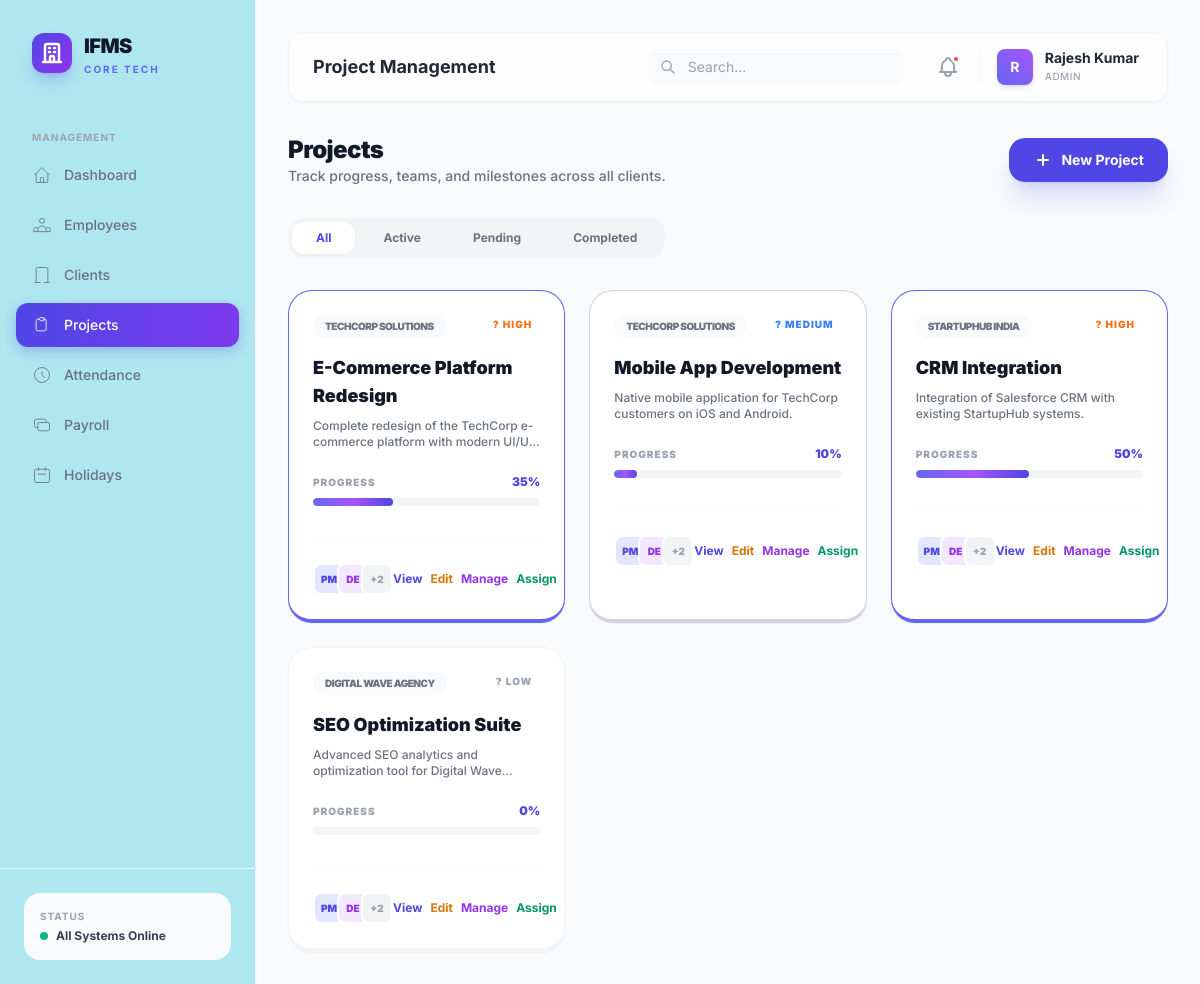
The app's page /admin/projects.php (signed in) with its own data.
### tables this page shows
CREATE TABLE IF NOT EXISTS projects (
    id INT AUTO_INCREMENT PRIMARY KEY,
    title VARCHAR(255) NOT NULL,
    slug VARCHAR(255) NOT NULL UNIQUE,
    description TEXT,
    organization_id INT,
    status ENUM('pending','approved','in_progress','on_hold','completed','cancelled') DEFAULT 'pending',
    priority ENUM('low','medium','high','critical') DEFAULT 'medium',
    start_date DATE,
    end_date DATE,
    estimated_budget DECIMAL(14,2),
    actual_cost DECIMAL(14,2) DEFAULT 0,
    progress_percentage TINYINT DEFAULT 0,
    created_by INT,
    created_at TIMESTAMP DEFAULT CURRENT_TIMESTAMP,
    updated_at TIMESTAMP DEFAULT CURRENT_TIMESTAMP ON UPDATE CURRENT_TIMESTAMP,
    FOREIGN KEY (organization_id) REFERENCES organizations(id),
    FOREIGN KEY (created_by) REFERENCES users(id)
);

CREATE TABLE IF NOT EXISTS organizations (
    id INT AUTO_INCREMENT PRIMARY KEY,
    name VARCHAR(255) NOT NULL,
    slug VARCHAR(255) NOT NULL UNIQUE,
    industry VARCHAR(100),
    website VARCHAR(255),
    email VARCHAR(255),
    phone VARCHAR(20),
    address TEXT,
    city VARCHAR(100),
    state VARCHAR(100),
    country VARCHAR(100) DEFAULT 'India',
    pincode VARCHAR(10),
    gst_number VARCHAR(30),
    logo VARCHAR(500),
    is_active TINYINT(1) DEFAULT 1,
    created_at TIMESTAMP DEFAULT CURRENT_TIMESTAMP,
    updated_at TIMESTAMP DEFAULT CURRENT_TIMESTAMP ON UPDATE CURRENT_TIMESTAMP
);

### admin/projects.php (the view, shortened to what this page needs)
<?php
$db = getDB();
$status = $_GET['status'] ?? 'all';
$query = "SELECT p.*, o.name AS org_name FROM projects p LEFT JOIN organizations o ON p.organization_id = o.id";
$projects = $db->query($query . " ORDER BY p.updated_at DESC")->fetchAll();
include __DIR__ . '/../includes/header.php';
?>
<div class="flex flex-col sm:flex-row sm:items-center justify-between gap-4 mb-8">
    <div>
        <h2 class="text-2xl font-black text-gray-900 tracking-tight">Projects</h2>
        <p class="text-sm text-gray-500 font-medium">Track progress, teams, and milestones across all clients.</p>
    </div>
    <button onclick="openModal('create-project-modal')" class="inline-flex items-center gap-2 px-6 py-3 bg-indigo-600 text-white rounded-2xl font-bold text-sm hover:bg-indigo-700 shadow-xl shadow-indigo-500/20 transition-all active:scale-95">
        <svg class="w-5 h-5" fill="none" stroke="currentColor" viewBox="0 0 24 24"><path stroke-linecap="round" stroke-linejoin="round" stroke-width="2.5" d="M12 6v6m0 0v6m0-6h6m-6 0H6"/></svg>
        New Project
    </button>
</div>
<div class="flex items-center gap-1 p-1 bg-gray-100 rounded-2xl w-fit mb-8">
    <a href="?status=all" class="px-6 py-2 rounded-xl text-xs font-bold transition-all <?= $status === 'all' ? 'bg-white text-indigo-600 shadow-sm' : 'text-gray-500 hover:text-gray-700' ?>">All</a>
    <a href="?status=in_progress" class="px-6 py-2 rounded-xl text-xs font-bold transition-all <?= $status === 'in_progress' ? 'bg-white text-indigo-600 shadow-sm' : 'text-gray-500 hover:text-gray-700' ?>">Active</a>
    <a href="?status=pending" class="px-6 py-2 rounded-xl text-xs font-bold transition-all <?= $status === 'pending' ? 'bg-white text-indigo-600 shadow-sm' : 'text-gray-500 hover:text-gray-700' ?>">Pending</a>
    <a href="?status=completed" class="px-6 py-2 rounded-xl text-xs font-bold transition-all <?= $status === 'completed' ? 'bg-white text-indigo-600 shadow-sm' : 'text-gray-500 hover:text-gray-700' ?>">Completed</a>
</div>
<div class="grid grid-cols-1 md:grid-cols-2 lg:grid-cols-3 gap-6">
    <?php foreach ($projects as $proj): ?>
    <div class="bg-white rounded-3xl border border-gray-100 shadow-sm p-6 hover:shadow-xl transition-all group border-b-4 <?php
        echo match($proj['status']) {
            'in_progress' => 'border-indigo-500',
            'completed' => 'border-emerald-500',
            'pending' => 'border-amber-500',
            default => 'border-gray-300'
        };
    ?>">
        <div class="flex items-start justify-between mb-4">
            <span class="px-3 py-1 rounded-full text-[10px] font-black uppercase tracking-tighter bg-gray-50 text-gray-500 group-hover:bg-indigo-50 group-hover:text-indigo-600 transition-colors">
                <?= htmlspecialchars($proj['org_name'] ?? 'Internal') ?>
            </span>
            <span class="inline-flex items-center px-2 py-0.5 rounded-full text-[10px] font-black uppercase tracking-widest <?php
                echo match($proj['priority']) {
                    'critical' => 'text-red-500',
                    'high' => 'text-orange-500',
                    'medium' => 'text-blue-500',
                    default => 'text-gray-400'
                };
            ?>">? <?= $proj['priority'] ?></span>
        </div>
        <h3 class="text-lg font-black text-gray-900 group-hover:text-indigo-600 transition-colors"><?= htmlspecialchars($proj['title']) ?></h3>
        <p class="text-xs text-gray-500 font-medium mt-2 line-clamp-2 h-8"><?= htmlspecialchars($proj['description'] ?? 'No description provided') ?></p>
        <div class="mt-6">
            <div class="flex items-center justify-between mb-2">
                <span class="text-[10px] font-black text-gray-400 uppercase tracking-widest">Progress</span>
                <span class="text-xs font-black text-indigo-600"><?= $proj['progress_percentage'] ?>%</span>
            </div>
            <div class="w-full bg-gray-100 rounded-full h-2 overflow-hidden">
                <div class="h-full bg-gradient-to-r from-indigo-500 via-purple-500 to-indigo-600 rounded-full transition-all duration-500 group-hover:scale-x-105 origin-left" style="width: <?= $proj['progress_percentage'] ?>%"></div>
            </div>
        </div>
        <div class="flex items-center justify-between mt-8 pt-6 border-t border-gray-50">
            <div class="flex -space-x-2">
                <div class="w-8 h-8 rounded-lg bg-indigo-100 border-2 border-white flex items-center justify-center text-[10px] font-black text-indigo-600">PM</div>
                <div class="w-8 h-8 rounded-lg bg-purple-100 border-2 border-white flex items-center justify-center text-[10px] font-black text-purple-600">DE</div>
                <div class="w-8 h-8 rounded-lg bg-gray-100 border-2 border-white flex items-center justify-center text-[10px] font-black text-gray-400">+2</div>
            </div>
            <div class="flex gap-2">
                <button onclick="openDetailModal(<?= $proj['id'] ?>)" class="text-xs font-bold text-indigo-600 hover:text-indigo-700 hover:underline transition-colors">View</button>
                <button onclick="openEditModal(<?= $proj['id'] ?>)" class="text-xs font-bold text-amber-600 hover:text-amber-700 hover:underline transition-colors">Edit</button>
                <button onclick="openManageModal(<?= $proj['id'] ?>)" class="text-xs font-bold text-purple-600 hover:text-purple-700 hover:underline transition-colors">Manage</button>
                <button onclick="openAssignmentModal(<?= $proj['id'] ?>, '<?= htmlspecialchars($proj['title']) ?>')" class="text-xs font-bold text-emerald-600 hover:text-emerald-700 hover:underline transition-colors">Assign</button>
            </div>
        </div>
    </div>
    <?php endforeach; ?>
</div>
<?php include __DIR__ . '/../includes/footer.php'; ?>

### includes/header.php (style rules this page uses)
* { font-family: 'Inter', sans-serif; }

### records on screen
projects: organization.name "TECHCORP SOLUTIONS", priority "HIGH", title "E-Commerce Platform Redesign", description "Complete redesign of the TechCorp e-commerce platform with modern…", progress_percentage "35"
projects: organization.name "TECHCORP SOLUTIONS", priority "MEDIUM", title "Mobile App Development", description "Native mobile application for TechCorp customers on iOS and Android.", progress_percentage "10"
projects: organization.name "STARTUPHUB INDIA", priority "HIGH", title "CRM Integration", description "Integration of Salesforce CRM with existing StartupHub systems.", progress_percentage "50"
projects: organization.name "DIGITAL WAVE AGENCY", priority "LOW", title "SEO Optimization Suite", description "Advanced SEO analytics and optimization tool for Digital…", progress_percentage "0"

### other values on screen
$pageTitle "Project Management"
substr($user['full_name'], 0, 1) "R"
$user['full_name'] "Rajesh Kumar"
$user['role'] "ADMIN"
